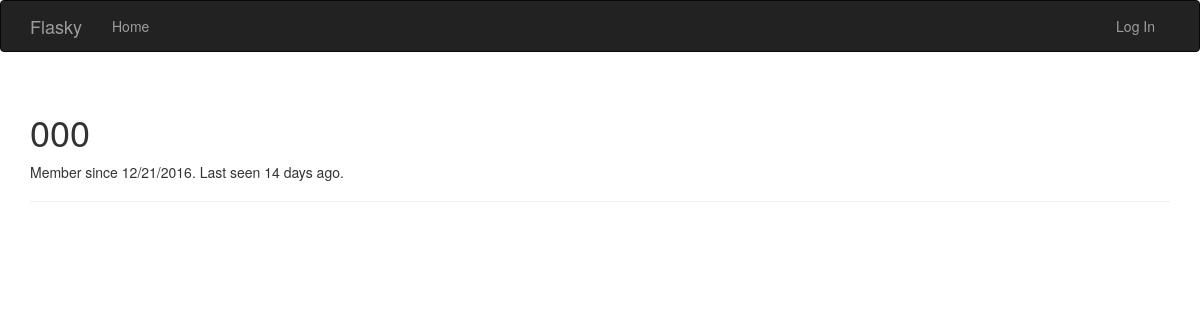
/user/000, run on an earlier commit of the app's database.
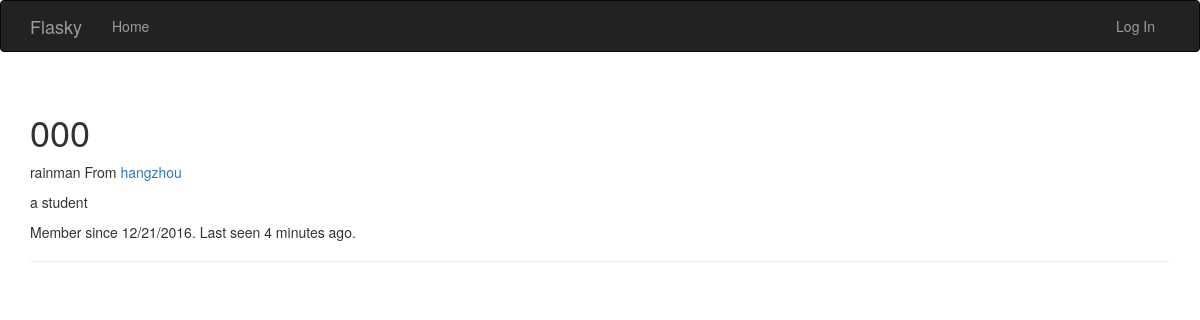
And on a later commit of the database.
### hello.py (models this page shows, shortened)
class User(UserMixin, db.Model):
    __tablename__ = 'users'
    id = db.Column(db.Integer, primary_key=True)
    username = db.Column(db.String(64), unique=True, index=True)
    role_id = db.Column(db.String(64))
    password = db.Column(db.String(128))
    name = db.Column(db.String(64))
    location = db.Column(db.String(64))
    about_me = db.Column(db.Text())
    member_since = db.Column(db.DateTime(), default=datetime.utcnow)
    last_seen = db.Column(db.DateTime(), default=datetime.utcnow)

### hello.py (the view)
@app.route('/user/<username>')
def user(username):
    user = User.query.filter_by(username=username).first()
    if user is None:
        abort(404)
    return render_template('user.html', user=user)

### templates/user.html (shortened to what this page needs)
{% extends "base.html" %}
{% block page_content %}
<div class="page-header">
    <h1>{{ user.username }}</h1>
    {% if user.name or user.location %}
    <p>
        {% if user.name %}{{ user.name }}{% endif %}
        {% if user.location %}
            From <a href="http://maps.google.com/?q={{ user.location }}">{{ user.location }}</a>
        {% endif %}
    </p>
    {% endif %}
    {% if user.about_me %}<p>{{ user.about_me }}</p>{% endif %}
    <p>Member since {{ moment(user.member_since).format('L') }}. Last seen {{ moment(user.last_seen).fromNow() }}.</p>
</div>
{% endblock %}

### templates/base.html (shortened to what this page needs)
{% extends "bootstrap/base.html" %}
{% block head %}
{{ super() }}
{% endblock %}
{% block navbar %}
<div class="navbar navbar-inverse" role="navigation">
    <div class="container">
        <div class="navbar-header">
            <a class="navbar-brand" href="{{ url_for('index') }}">Flasky</a>
        </div>
        <div class="navbar-collapse collapse">
            <ul class="nav navbar-nav">
                <li><a href="{{ url_for('index') }}">Home</a></li>
            </ul>
            <ul class="nav navbar-nav navbar-right">
                {% if current_user.is_authenticated %}
                <li><a href="{{ url_for('logout') }}">Log Out</a></li>
                {% else %}
                <li><a href="{{ url_for('login') }}">Log In</a></li>
                {% endif %}
            </ul>
        </div>
    </div>
</div>
{% endblock %}
{% block content %}
<div class="container">
    {% block page_content %}{% endblock %}
</div>
{% endblock %}

What changed in the data, as far as the page shows it:
changed User: name (not shown) → "rainman"; location (not shown) → "hangzhou"; about_me (not shown) → "a student"; last_seen "14 days ago" → "4 minutes ago"
Also different on the page:
text now shown: "From"
